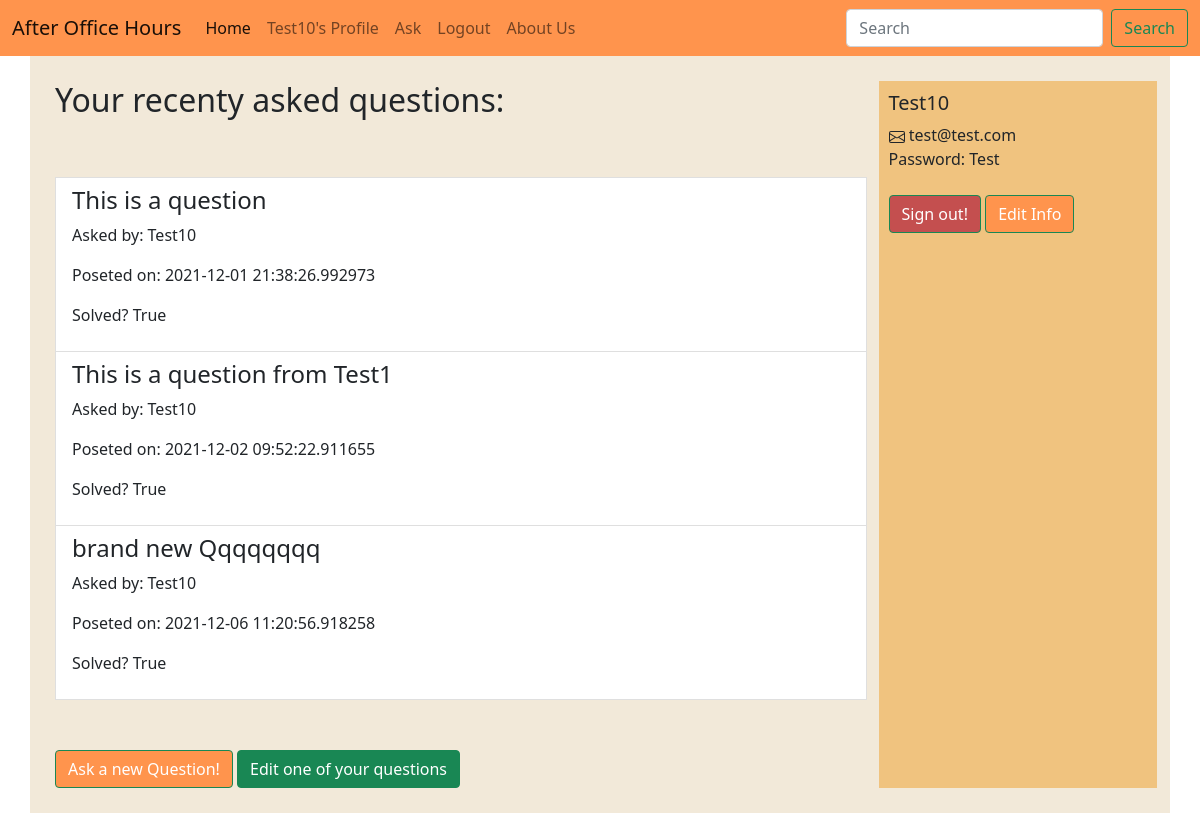
The app's page /profile (signed in), older data.
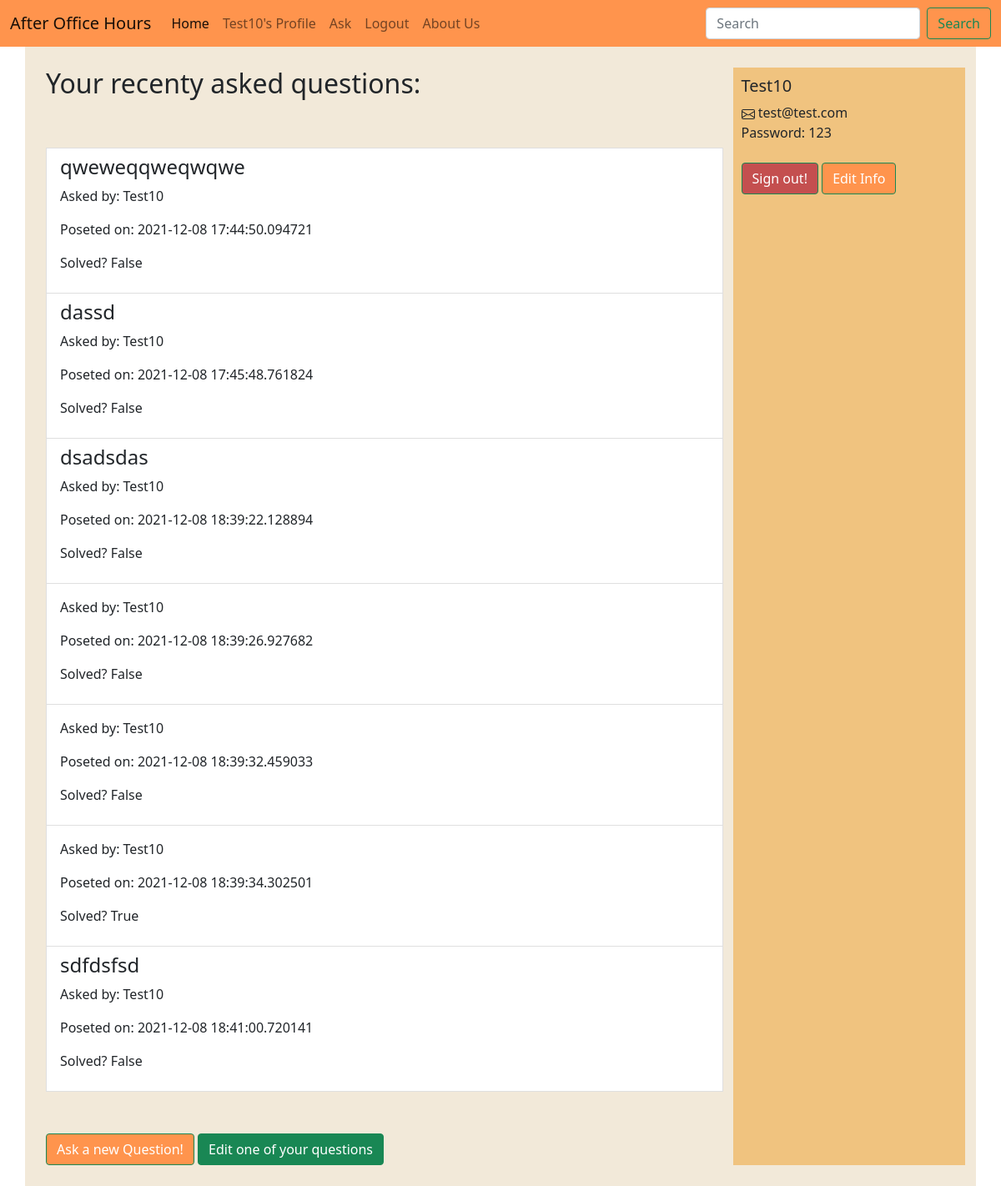
The same page, newer data.
### Question.py (models this page shows)
class Question(db.Model):
    id = db.Column(db.Integer, primary_key=True)
    q_text = db.Column(db.Text)
    asked_by_id = db.Column(db.Integer, db.ForeignKey('user.id'))
    post_time = db.Column(db.DateTime)
    solved = db.Column(db.Boolean)
    answers = db.relationship('Answer', backref='question', lazy = True)

class User(UserMixin, db.Model):
    id = db.Column(db.Integer, primary_key=True)
    username = db.Column(db.String(20), unique=True, nullable=False)
    email = db.Column(db.String(120), unique=True, nullable=False)
    password = db.Column(db.String(60), nullable=False)
    questions = db.relationship('Question', backref='author', lazy=True)

### Question.py (the view)
@app.route("/profile")
@login_required
def profile():
        user = current_user
        email = user.email
        user_name = user.username
        user_id = user.id
        user_password = user.password
        questions = Question.query.filter_by(asked_by_id = user_id)
        context = {
            'questions' : questions,
            'email' : email,
            'user_name' : user_name,
            'user_password' : user_password
            }
        return render_template("profile.html", **context)

### Question.py (called while the page is built)
@login_manager.user_loader
def load_user(user_id):
    print(user_id)
    return User.query.get(int(user_id))

### Templates/profile.html (shortened to what this page needs)
{% extends 'home.html' %}
{% block content %}
	<div class="container" id="user_header">
		<div class="row">
			<div class="col-9" id="user_questions">
				<h2>Your recenty asked questions:</h2>
				<div id="user_asked_questions">
					{% if questions != None %}
						{% for question in questions %}
						<a href="{{url_for('question', question_id = question.id)}}" class="list-group-item">
							<h4 class="list-group-item-heading">{{ question.q_text }}</h4>
							<p class="list-group-item-text">Asked by: {{ user_name }}</p>
							<p class="list-group-item-text">Poseted on: {{ question.post_time }}</p>
							<p class="list-group-item-text">Solved? {{ question.solved }}</p>
						</a>
						{% endfor %}
						{% else %}
                 		   <h2>It looks like you haven't asked any questions yet!</h2>
                    {% endif %}
				</div>
				<button type="button" class="btn btn-success" id="user_ask_new_question_btn" onclick="window.location.href='{{ url_for( 'ask') }}';">Ask a new Question!</button>
				<button type="button" class="btn btn-success" id="user_edit_asked_question_btn" onclick="window.location.href='{{ url_for( 'go_to_edit_questions') }}';">Edit one of your questions</button>
			</div>
			<div class="col-3" id="user_info">
				<h5>{{user_name}}</h3>
				<div class="user_email">
					<label>{{email}}</label>
				</div>
				<div class="user_password">
					<label>Password: {{user_password}}</label>
				</div>
				<br>
				<button type="button" class="btn btn-success" id="user_sign_out_btn" onclick="window.location.href='{{ url_for( 'logout') }}';">Sign out!</button>
				<button type="button" class="btn btn-success" id="user_edit_profile_btn" onclick="window.location.href='{{ url_for( 'edit_user_profile') }}';">Edit Info</button>
			</div>
		</div>
	</div>
	{% endblock %}

### Templates/home.html (shortened to what this page needs)
<!DOCTYPE html>
<html>
<head>
	<link href="https://cdn.jsdelivr.net/npm/bootstrap@5.1.3/dist/css/bootstrap.min.css" rel="stylesheet">
	<link rel="stylesheet" href="{{ url_for('static', filename = 'website_style.css')}}">
</head>
<body>
    <nav class="navbar navbar-expand-lg navbar-light ">
      <div class="container-fluid">
        <a class="navbar-brand" href="/">After Office Hours</a>
        <div class="collapse navbar-collapse" id="navbarScroll">
          <ul class="navbar-nav me-auto my-2 my-lg-0 navbar-nav-scroll" style="--bs-scroll-height: 100px;">
            <li class="nav-item">
              <a class="nav-link active" aria-current="page" href="{{ url_for('home') }}">Home</a>
            </li>
            {% if current_user.is_authenticated %}
            <li class="nav-item">
              <a class="nav-link" href="{{ url_for('profile') }}">{{current_user.username}}'s Profile</a>
            </li>
            <li class="nav-item">
              <a class="nav-link" href="{{ url_for('ask') }} ">Ask</a>
            </li>
            <li class="nav-item">
              <a class="nav-link" href="{{ url_for('logout') }}">Logout</a>
            </li>
            {%endif%}
              <a class="nav-link" href="{{ url_for('about') }} ">About Us</a>
          </ul>
          <form class="d-flex">
            <input class="form-control me-2" type="search" placeholder="Search" aria-label="Search">
            <button class="btn btn-outline-success" type="submit">Search</button>
          </form>
        </div>
      </div>
    </nav>
    {% block content %}{% endblock content %}
  </body>
</html>

Row changes from the older to the newer data that the page shows:
removed Question: q_text "This is a question", {{ user_name }} "Test10", post_time "2021-12-01 21:38:26.992973", solved "True"
removed Question: q_text "This is a question from Test1", {{ user_name }} "Test10", post_time "2021-12-02 09:52:22.911655", solved "True"
removed Question: q_text "brand new Qqqqqqqq", {{ user_name }} "Test10", post_time "2021-12-06 11:20:56.918258", solved "True"
changed User "Test10": password "Test" → "123"
added Question: q_text "qweweqqweqwqwe", {{ user_name }} "Test10", post_time "2021-12-08 17:44:50.094721", solved "False"
added Question: q_text "dassd", {{ user_name }} "Test10", post_time "2021-12-08 17:45:48.761824", solved "False"
added Question: q_text "dsadsdas", {{ user_name }} "Test10", post_time "2021-12-08 18:39:22.128894", solved "False"
added Question: {{ user_name }} "Test10", post_time "2021-12-08 18:39:26.927682", solved "False"
added Question: {{ user_name }} "Test10", post_time "2021-12-08 18:39:32.459033", solved "False"
added Question: {{ user_name }} "Test10", post_time "2021-12-08 18:39:34.302501", solved "True"
added Question: q_text "sdfdsfsd", {{ user_name }} "Test10", post_time "2021-12-08 18:41:00.720141", solved "False"
